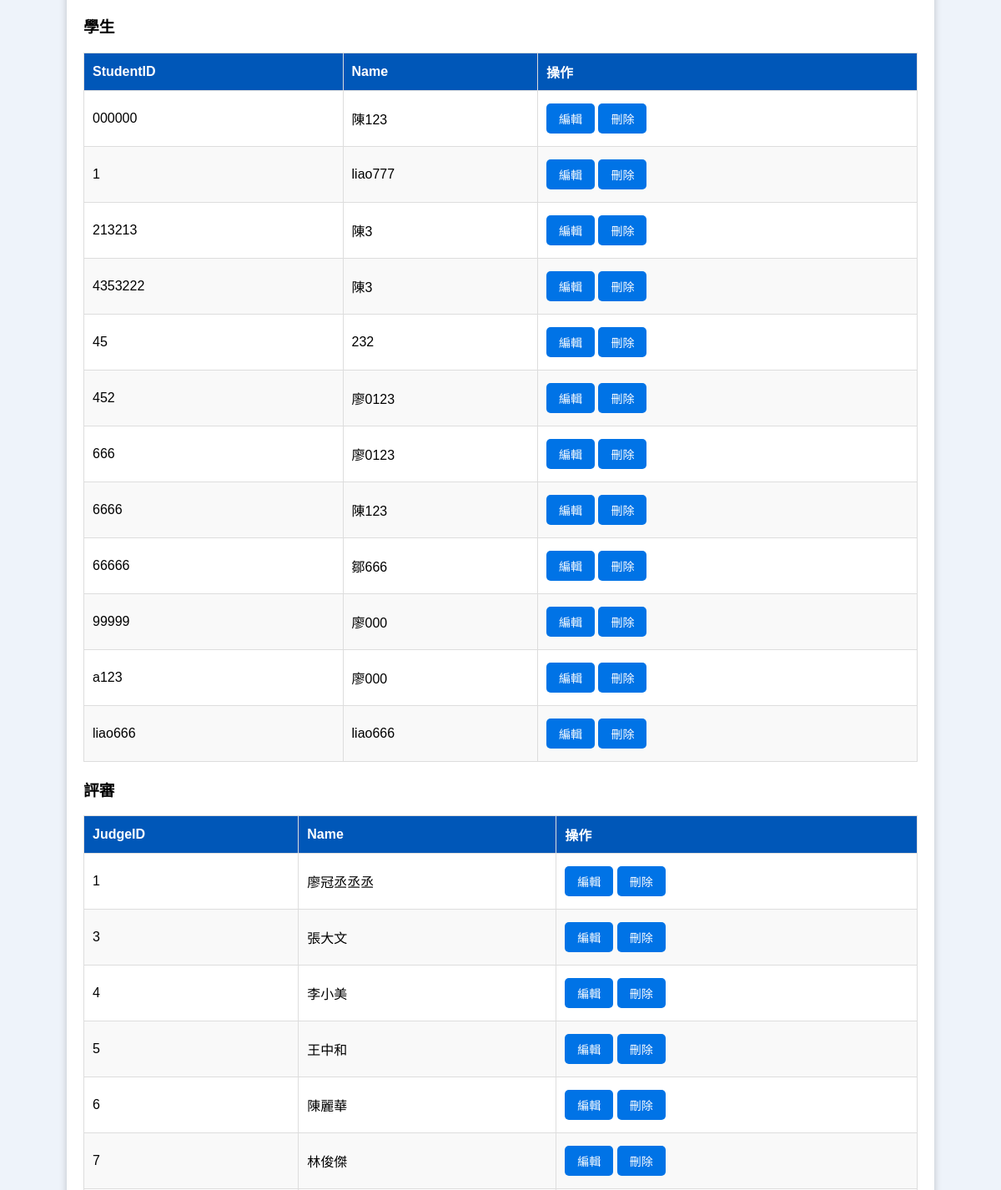
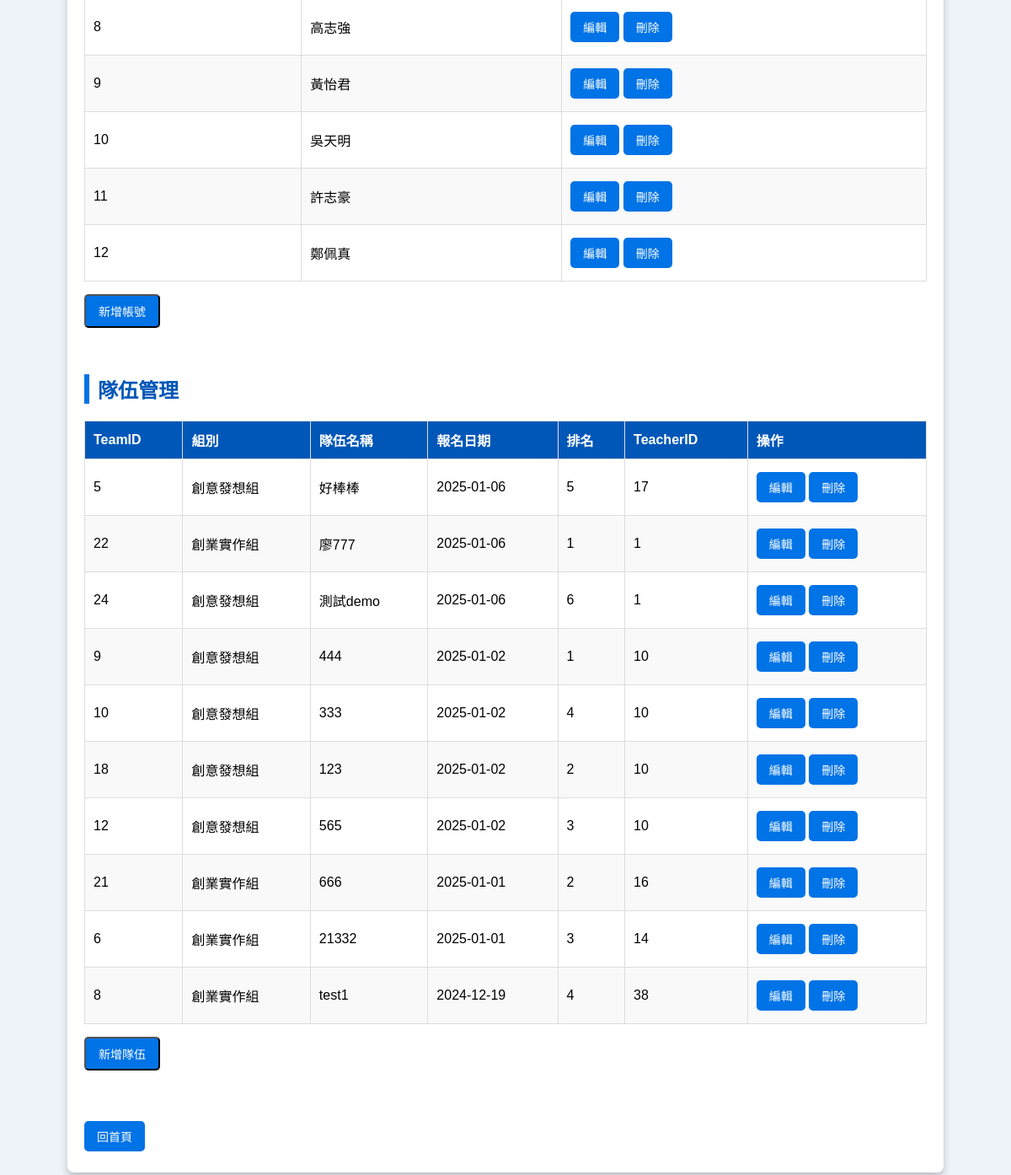
Before: /database_PJ/admin_dashboard.php (signed in, lower part) with the older database file (2 pictures, top to bottom).
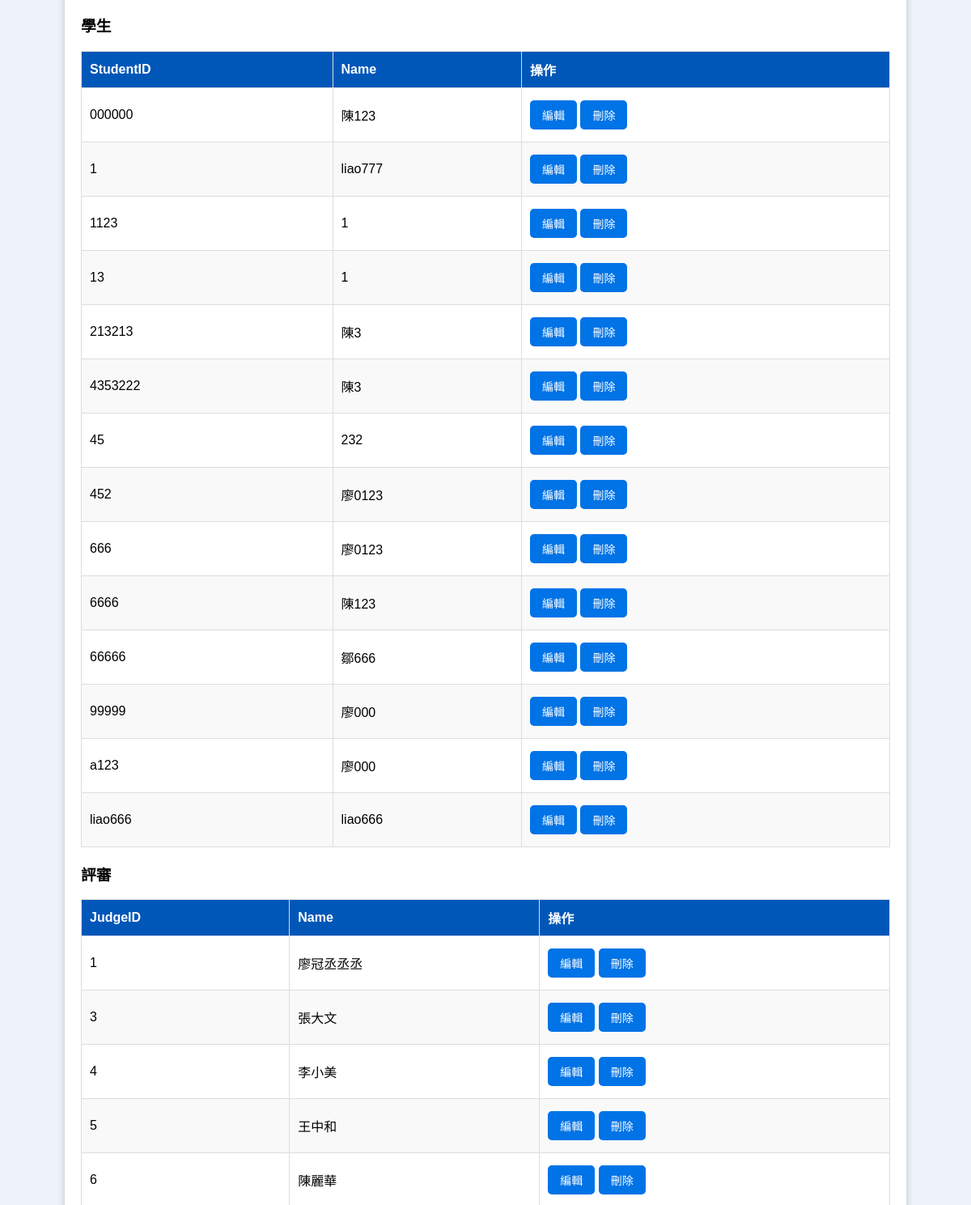
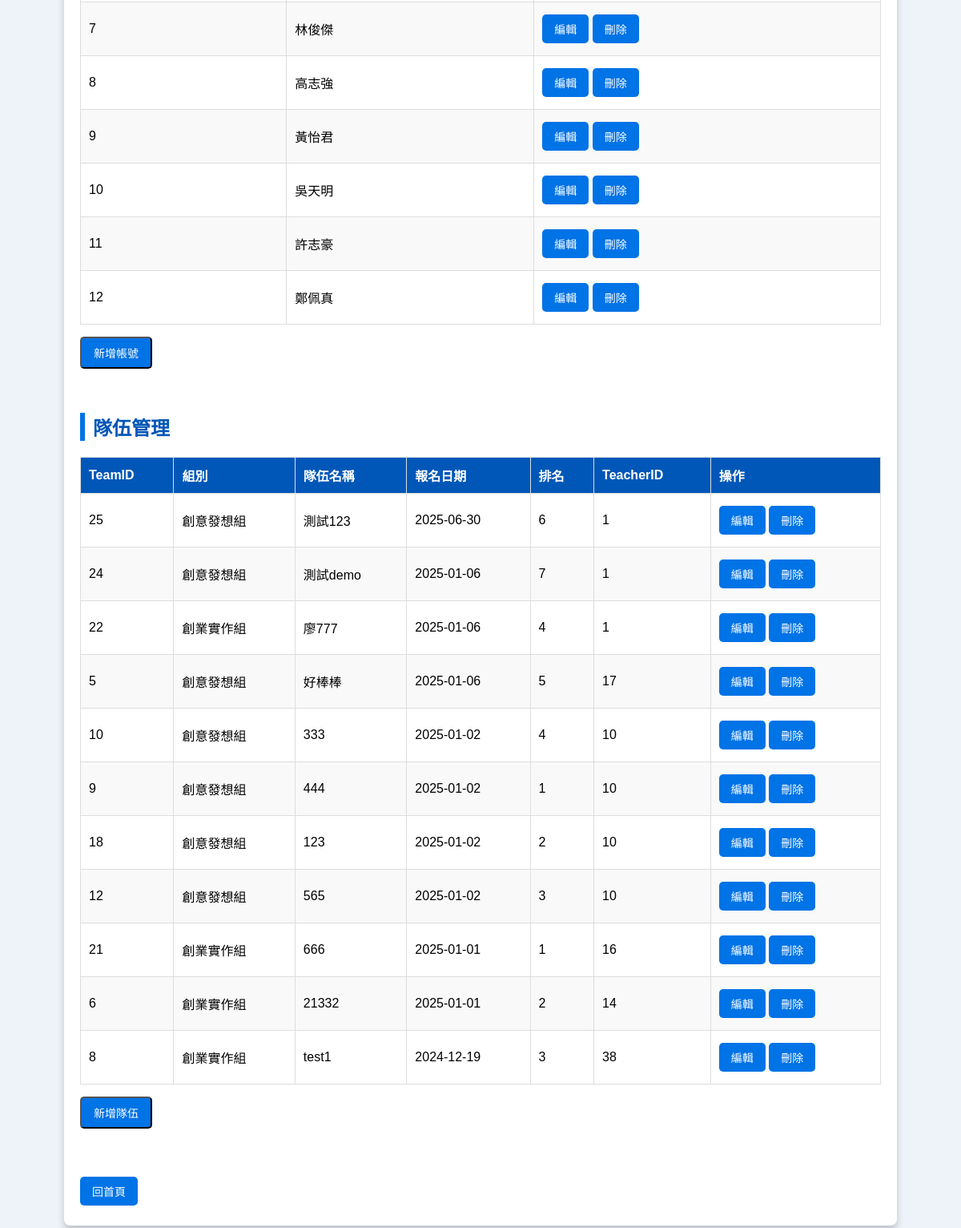
After: the same page with the newer database file (2 pictures, top to bottom).
### tables this page shows
CREATE TABLE `teammember` (
  `MemberID` int(11) NOT NULL,
  `TeamID` int(11) NOT NULL,
  `Name` varchar(100) NOT NULL,
  `StudentID` varchar(50) NOT NULL,
  `Gender` enum('Male','Female','Other') NOT NULL,
  `Phone` varchar(15) NOT NULL,
  `Email` varchar(100) NOT NULL
);

CREATE TABLE `judge` (
  `JudgeID` int(11) NOT NULL,
  `Name` varchar(100) NOT NULL,
  `Title` varchar(50) NOT NULL,
  `Phone` varchar(15) NOT NULL,
  `Email` varchar(100) NOT NULL
);

CREATE TABLE `team` (
  `TeamID` int(11) NOT NULL,
  `competition_category` varchar(10) NOT NULL,
  `TeamName` varchar(100) NOT NULL,
  `RegistrationDate` date NOT NULL,
  `Rank` int(11) DEFAULT NULL,
  `TeacherID` int(11) NOT NULL
);

### database_PJ/admin_dashboard.php (the view, shortened to what this page needs)
<?php
require_once 'db_connection.php';
try {
    $sql_teachers = "SELECT TeacherID, Name FROM teacher ORDER BY TeacherID ASC";
    $stmt_teachers = $pdo->prepare($sql_teachers);
    $stmt_teachers->execute();
    $teachers = $stmt_teachers->fetchAll(PDO::FETCH_ASSOC);
    $sql_students = "SELECT StudentID, Name FROM teammember ORDER BY StudentID ASC";
    $stmt_students = $pdo->prepare($sql_students);
    $stmt_students->execute();
    $students = $stmt_students->fetchAll(PDO::FETCH_ASSOC);
    $sql_judges = "SELECT JudgeID, Name FROM judge ORDER BY JudgeID ASC";
    $stmt_judges = $pdo->prepare($sql_judges);
    $stmt_judges->execute();
    $judges = $stmt_judges->fetchAll(PDO::FETCH_ASSOC);
} catch (PDOException $e) {
    die("讀取可登入帳號失敗: " . $e->getMessage());
}
try {
    $sql_teams = "
      SELECT TeamID,
             competition_category,
             TeamName,
             RegistrationDate,
             Rank,
             TeacherID
      FROM team
      ORDER BY RegistrationDate DESC
    ";
    $stmt_teams = $pdo->prepare($sql_teams);
    $stmt_teams->execute();
    $teams = $stmt_teams->fetchAll(PDO::FETCH_ASSOC);
} catch (PDOException $e) {
    die("讀取隊伍資料失敗: " . $e->getMessage());
}
?>
<!DOCTYPE html>
<html lang="zh-TW">
<head>
</head>
<body>
<div class="container">
    <div class="section">
                <?php if (empty($teachers)): ?>
                    <tr><td colspan="2">無教師帳號</td></tr>
                <?php else: foreach ($teachers as $t): ?>
                    <tr>
                        <td><?= htmlspecialchars($t['TeacherID']) ?></td>
                        <td><?= htmlspecialchars($t['Name']) ?></td>
                        <td>
                            <a class="btn"
                                href="edit_teacher.php?id=<?= urlencode($t['TeacherID']) ?>">
                                編輯
                            </a>
                            <a class="btn"
                                href="delete_teacher.php?id=<?= urlencode($t['TeacherID']) ?>"
                                onclick="return confirm('確定要刪除此教師？');">
                                刪除
                            </a>
                        </td>
                    </tr>
                <?php endforeach; endif; ?>
        <h3>學生</h3>
        <table>
            <thead>
                <tr><th>StudentID</th><th>Name</th><th>操作</th>
            </thead>
            <tbody>
                <?php if (empty($students)): ?>
                    <tr><td colspan="2">無學生帳號</td></tr>
                <?php else: foreach ($students as $s): ?>
                    <tr>
                        <td><?= htmlspecialchars($s['StudentID']) ?></td>
                        <td><?= htmlspecialchars($s['Name']) ?></td>
                        <td>
                            <a class="btn"
                                href="edit_student.php?id=<?= urlencode($t['StudentID']) ?>">
                                編輯
                            </a>
                            <a class="btn"
                                href="delete_student.php?id=<?= urlencode($t['StudentID']) ?>"
                                onclick="return confirm('確定要刪除此學生？');">
                                刪除
                            </a>
                        </td>
                    </tr>
                <?php endforeach; endif; ?>
            </tbody>
        </table>
        <h3>評審</h3>
        <table>
            <thead>
                <tr><th>JudgeID</th><th>Name</th><th>操作</th>
            </thead>
            <tbody>
                <?php if (empty($judges)): ?>
                    <tr><td colspan="2">無評審帳號</td></tr>
                <?php else: foreach ($judges as $j): ?>
                    <tr>
                        <td><?= htmlspecialchars($j['JudgeID']) ?></td>
                        <td><?= htmlspecialchars($j['Name']) ?></td>
                        <td>
                            <a class="btn"
                                href="edit_judge.php?id=<?= urlencode($t['JudgeID']) ?>">
                                編輯
                            </a>
                            <a class="btn"
                                href="delete_judge.php?id=<?= urlencode($t['JudgeID']) ?>"
                                onclick="return confirm('確定要刪除此評審？');">
                                刪除
                            </a>
                        </td>
                    </tr>
                <?php endforeach; endif; ?>
            </tbody>
        </table>
        <div style="text-align: left; margin-top: 10px;">
        <button class="btn" onclick="location.href='add_user.php'">新增帳號</button>
        </div>
    </div>
    <div class="section">
        <h2>隊伍管理</h2>
        <table>
            <thead>
                <tr>
                    <th>TeamID</th>
                    <th>組別</th>
                    <th>隊伍名稱</th>
                    <th>報名日期</th>
                    <th>排名</th>
                    <th>TeacherID</th>
                    <th>操作</th>
                </tr>
            </thead>
            <tbody>
                <?php if (empty($teams)): ?>
                    <tr><td colspan="7">目前無隊伍資料。</td></tr>
                <?php else: ?>
                    <?php foreach ($teams as $t): ?>
                        <tr>
                            <td><?= htmlspecialchars($t['TeamID']) ?></td>
                            <td><?= htmlspecialchars($t['competition_category']) ?></td>
                            <td><?= htmlspecialchars($t['TeamName']) ?></td>
                            <td><?= htmlspecialchars($t['RegistrationDate']) ?></td>
                            <td><?= htmlspecialchars($t['Rank']) ?></td>
                            <td><?= htmlspecialchars($t['TeacherID']) ?></td>
                            <td>
                                <a class="btn"
                                   href="edit_team.php?id=<?= urlencode($t['TeamID']) ?>">
                                   編輯
                                </a>
                                <a class="btn"
                                   href="delete_team.php?id=<?= urlencode($t['TeamID']) ?>"
                                   onclick="return confirm('確定要刪除這個隊伍？');">
                                   刪除
                                </a>
                            </td>
                        </tr>
                    <?php endforeach; ?>
                <?php endif; ?>
            </tbody>
        </table>
        <div style="text-align: left; margin-top: 10px;">
            <button class="btn" onclick="location.href='add_team.php'">新增隊伍</button>
        </div>
    </div>
    <a href="index.php" class="btn">回首頁</a>
</div>
</body>
</html>

### database_PJ/admin_dashboard.php (style rules this page uses)
body { font-family: 'Arial', sans-serif; background-color: #eef3fa; margin: 0; padding: 0; }
.container { max-width: 1000px; margin: 20px auto; background: white; padding: 20px; border-radius: 8px; box-shadow: 0 6px 10px rgba(0, 0, 0, 0.2); }
h2 { margin-top: 0; color: #0057b8; border-left: 6px solid #0073e6; padding-left: 10px; }
.section { margin-bottom: 50px; }
table { width: 100%; border-collapse: collapse; margin-bottom: 10px; }
table th { background-color: #0057b8; color: white; }
table tr:nth-child(even) { background-color: #f9f9f9; }

Changed rows visible on the page:
added teammember: StudentID "1123", Name "1"
added teammember: StudentID "13", Name "1"
added team: TeamID "25", competition_category "創意發想組", TeamName "測試123", RegistrationDate "2025-06-30", Rank "6", TeacherID "1"
changed team "測試demo": Rank "6" → "7"; moves up the list
changed team id 22: Rank "1" → "4"; moves down the list
shown differently, row unchanged: team id 10: moves up the list
changed team id 21: Rank "2" → "1"
changed team id 6: Rank "3" → "2"
changed team "test1": Rank "4" → "3"
